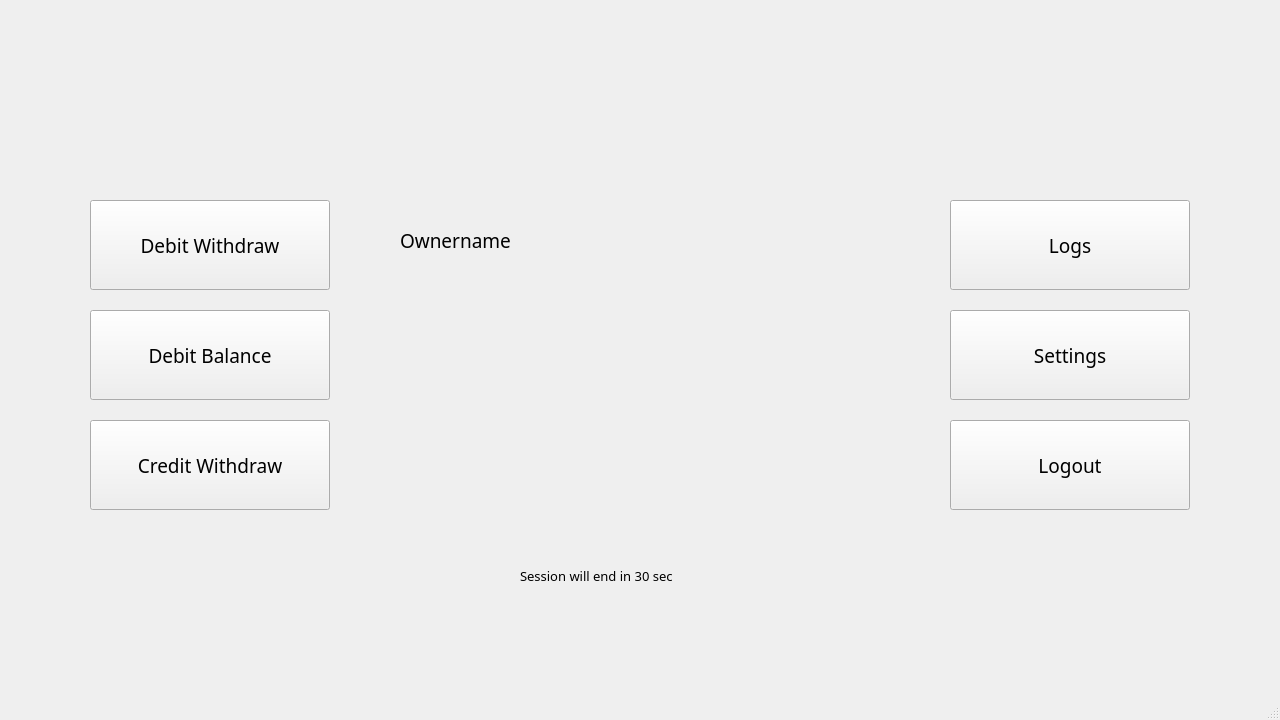
<?xml version="1.0" encoding="UTF-8"?>
<ui version="4.0">
 <class>MainMenuCredit</class>
 <widget class="QMainWindow" name="MainMenuCredit">
  <property name="geometry">
   <rect>
    <x>0</x>
    <y>0</y>
    <width>1280</width>
    <height>720</height>
   </rect>
  </property>
  <property name="sizePolicy">
   <sizepolicy hsizetype="Fixed" vsizetype="Fixed">
    <horstretch>0</horstretch>
    <verstretch>0</verstretch>
   </sizepolicy>
  </property>
  <property name="minimumSize">
   <size>
    <width>1280</width>
    <height>720</height>
   </size>
  </property>
  <property name="maximumSize">
   <size>
    <width>1280</width>
    <height>720</height>
   </size>
  </property>
  <property name="windowTitle">
   <string>Main Menu</string>
  </property>
  <widget class="QWidget" name="centralwidget">
   <widget class="QPushButton" name="btn_debit_withdraw">
    <property name="geometry">
     <rect>
      <x>90</x>
      <y>200</y>
      <width>240</width>
      <height>90</height>
     </rect>
    </property>
    <property name="font">
     <font>
      <family>Century Gothic</family>
      <pointsize>14</pointsize>
     </font>
    </property>
    <property name="text">
     <string>Debit Withdraw</string>
    </property>
   </widget>
   <widget class="QPushButton" name="btn_debit_balance">
    <property name="geometry">
     <rect>
      <x>90</x>
      <y>310</y>
      <width>240</width>
      <height>90</height>
     </rect>
    </property>
    <property name="font">
     <font>
      <family>Century Gothic</family>
      <pointsize>14</pointsize>
     </font>
    </property>
    <property name="text">
     <string>Debit Balance</string>
    </property>
   </widget>
   <widget class="QPushButton" name="btn_logs">
    <property name="geometry">
     <rect>
      <x>950</x>
      <y>200</y>
      <width>240</width>
      <height>90</height>
     </rect>
    </property>
    <property name="font">
     <font>
      <family>Century Gothic</family>
      <pointsize>14</pointsize>
     </font>
    </property>
    <property name="text">
     <string>Logs</string>
    </property>
   </widget>
   <widget class="QPushButton" name="btn_debit_settings">
    <property name="geometry">
     <rect>
      <x>950</x>
      <y>310</y>
      <width>240</width>
      <height>90</height>
     </rect>
    </property>
    <property name="font">
     <font>
      <family>Century Gothic</family>
      <pointsize>14</pointsize>
     </font>
    </property>
    <property name="text">
     <string>Settings</string>
    </property>
   </widget>
   <widget class="QLabel" name="label_greeting">
    <property name="geometry">
     <rect>
      <x>400</x>
      <y>190</y>
      <width>511</width>
      <height>101</height>
     </rect>
    </property>
    <property name="font">
     <font>
      <family>Century Gothic</family>
      <pointsize>14</pointsize>
     </font>
    </property>
    <property name="text">
     <string>Ownername</string>
    </property>
   </widget>
   <widget class="QLabel" name="label_sessiontime">
    <property name="geometry">
     <rect>
      <x>520</x>
      <y>550</y>
      <width>181</width>
      <height>51</height>
     </rect>
    </property>
    <property name="font">
     <font>
      <family>Century Gothic</family>
      <pointsize>10</pointsize>
     </font>
    </property>
    <property name="text">
     <string>Session will end in 30 sec</string>
    </property>
   </widget>
   <widget class="QPushButton" name="btn_credit_withdraw">
    <property name="geometry">
     <rect>
      <x>90</x>
      <y>420</y>
      <width>240</width>
      <height>90</height>
     </rect>
    </property>
    <property name="font">
     <font>
      <family>Century Gothic</family>
      <pointsize>14</pointsize>
     </font>
    </property>
    <property name="text">
     <string>Credit Withdraw</string>
    </property>
   </widget>
   <widget class="QPushButton" name="btn_logout">
    <property name="geometry">
     <rect>
      <x>950</x>
      <y>420</y>
      <width>240</width>
      <height>90</height>
     </rect>
    </property>
    <property name="font">
     <font>
      <family>Century Gothic</family>
      <pointsize>14</pointsize>
     </font>
    </property>
    <property name="text">
     <string>Logout</string>
    </property>
   </widget>
  </widget>
  <widget class="QMenuBar" name="menubar">
   <property name="geometry">
    <rect>
     <x>0</x>
     <y>0</y>
     <width>1280</width>
     <height>21</height>
    </rect>
   </property>
  </widget>
  <widget class="QStatusBar" name="statusbar"/>
 </widget>
 <resources/>
 <connections/>
</ui>
